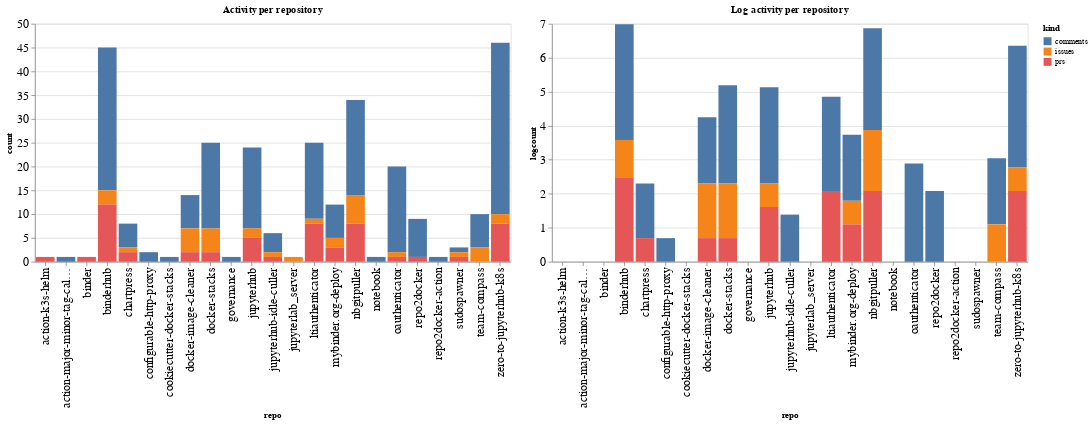

Notebook code cell kept with this figure:
### Code cell
ch1 = alt.Chart(repo_summaries, width=600, title="Activity per repository").mark_bar().encode(
    x='repo',
    y='count',
    color='kind',
    tooltip="kind"
)

ch2 = alt.Chart(repo_summaries, width=600, title="Log activity per repository").mark_bar().encode(
    x='repo',
    y='logcount',
    color='kind',
    tooltip="kind"
)

ch1 | ch2

### Figure 1 — Vega-Lite specification as saved in the notebook (floating-point values rounded to 4 significant figures)
{"config": {"axisLeft": {"labelFontSize": 15}, "axisBottom": {"labelFontSize": 15}}, "hconcat": [{"mark": "bar", "encoding": {"color": {"type": "nominal", "field": "kind"}, "tooltip": {"type": "nominal", "field": "kind"}, "x": {"type": "nominal", "field": "repo"}, "y": {"type": "quantitative", "field": "count"}}, "title": "Activity per repository", "width": 600}, {"mark": "bar", "encoding": {"color": {"type": "nominal", "field": "kind"}, "tooltip": {"type": "nominal", "field": "kind"}, "x": {"type": "nominal", "field": "repo"}, "y": {"type": "quantitative", "field": "logcount"}}, "title": "Log activity per repository", "width": 600}], "data": {"name": "data-1cdea3bbb2b3f265a8c9957a98d9110c"}, "$schema": "https://vega.github.io/schema/vega-lite/v4.8.1.json", "datasets": {"data-1cdea3bbb2b3f265a8c9957a98d9110c": [{"repo": "action-k3s-helm", "kind": "prs", "count": 1, "logcount": 0.0}, {"repo": "action-major-minor-tag-calculator", "kind": "comments", "count": 1, "logcount": 0.0}, {"repo": "binder", "kind": "prs", "count": 1, "logcount": 0.0}, {"repo": "binderhub", "kind": "comments", "count": 30, "logcount": 3.401}, {"repo": "binderhub", "kind": "issues", "count": 3, "logcount": 1.099}, {"repo": "binderhub", "kind": "prs", "count": 12, "logcount": 2.485}, {"repo": "chartpress", "kind": "comments", "count": 5, "logcount": 1.609}, {"repo": "chartpress", "kind": "issues", "count": 1, "logcount": 0.0}, {"repo": "chartpress", "kind": "prs", "count": 2, "logcount": 0.6931}, {"repo": "configurable-http-proxy", "kind": "comments", "count": 2, "logcount": 0.6931}, {"repo": "cookiecutter-docker-stacks", "kind": "comments", "count": 1, "logcount": 0.0}, {"repo": "docker-image-cleaner", "kind": "comments", "count": 7, "logcount": 1.946}, {"repo": "docker-image-cleaner", "kind": "issues", "count": 5, "logcount": 1.609}, {"repo": "docker-image-cleaner", "kind": "prs", "count": 2, "logcount": 0.6931}, {"repo": "docker-stacks", "kind": "comments", "count": 18, "logcount": 2.89}, {"repo": "docker-stacks", "kind": "issues", "count": 5, "logcount": 1.609}, {"repo": "docker-stacks", "kind": "prs", "count": 2, "logcount": 0.6931}, {"repo": "governance", "kind": "comments", "count": 1, "logcount": 0.0}, {"repo": "jupyterhub", "kind": "comments", "count": 17, "logcount": 2.833}, {"repo": "jupyterhub", "kind": "issues", "count": 2, "logcount": 0.6931}, {"repo": "jupyterhub", "kind": "prs", "count": 5, "logcount": 1.609}, {"repo": "jupyterhub-idle-culler", "kind": "comments", "count": 4, "logcount": 1.386}, {"repo": "jupyterhub-idle-culler", "kind": "issues", "count": 1, "logcount": 0.0}, {"repo": "jupyterhub-idle-culler", "kind": "prs", "count": 1, "logcount": 0.0}, {"repo": "jupyterlab_server", "kind": "issues", "count": 1, "logcount": 0.0}, {"repo": "ltiauthenticator", "kind": "comments", "count": 16, "logcount": 2.773}, {"repo": "ltiauthenticator", "kind": "issues", "count": 1, "logcount": 0.0}, {"repo": "ltiauthenticator", "kind": "prs", "count": 8, "logcount": 2.079}, {"repo": "mybinder.org-deploy", "kind": "comments", "count": 7, "logcount": 1.946}, {"repo": "mybinder.org-deploy", "kind": "issues", "count": 2, "logcount": 0.6931}, {"repo": "mybinder.org-deploy", "kind": "prs", "count": 3, "logcount": 1.099}, {"repo": "nbgitpuller", "kind": "comments", "count": 20, "logcount": 2.996}, {"repo": "nbgitpuller", "kind": "issues", "count": 6, "logcount": 1.792}, {"repo": "nbgitpuller", "kind": "prs", "count": 8, "logcount": 2.079}, {"repo": "notebook", "kind": "comments", "count": 1, "logcount": 0.0}, {"repo": "oauthenticator", "kind": "comments", "count": 18, "logcount": 2.89}, {"repo": "oauthenticator", "kind": "issues", "count": 1, "logcount": 0.0}, {"repo": "oauthenticator", "kind": "prs", "count": 1, "logcount": 0.0}, {"repo": "repo2docker", "kind": "comments", "count": 8, "logcount": 2.079}, {"repo": "repo2docker", "kind": "prs", "count": 1, "logcount": 0.0}, {"repo": "repo2docker-action", "kind": "comments", "count": 1, "logcount": 0.0}, {"repo": "sudospawner", "kind": "comments", "count": 1, "logcount": 0.0}, {"repo": "sudospawner", "kind": "issues", "count": 1, "logcount": 0.0}, {"repo": "sudospawner", "kind": "prs", "count": 1, "logcount": 0.0}, {"repo": "team-compass", "kind": "comments", "count": 7, "logcount": 1.946}, {"repo": "team-compass", "kind": "issues", "count": 3, "logcount": 1.099}, {"repo": "zero-to-jupyterhub-k8s", "kind": "comments", "count": 36, "logcount": 3.584}, {"repo": "zero-to-jupyterhub-k8s", "kind": "issues", "count": 2, "logcount": 0.6931}, {"repo": "zero-to-jupyterhub-k8s", "kind": "prs", "count": 8, "logcount": 2.079}]}}
